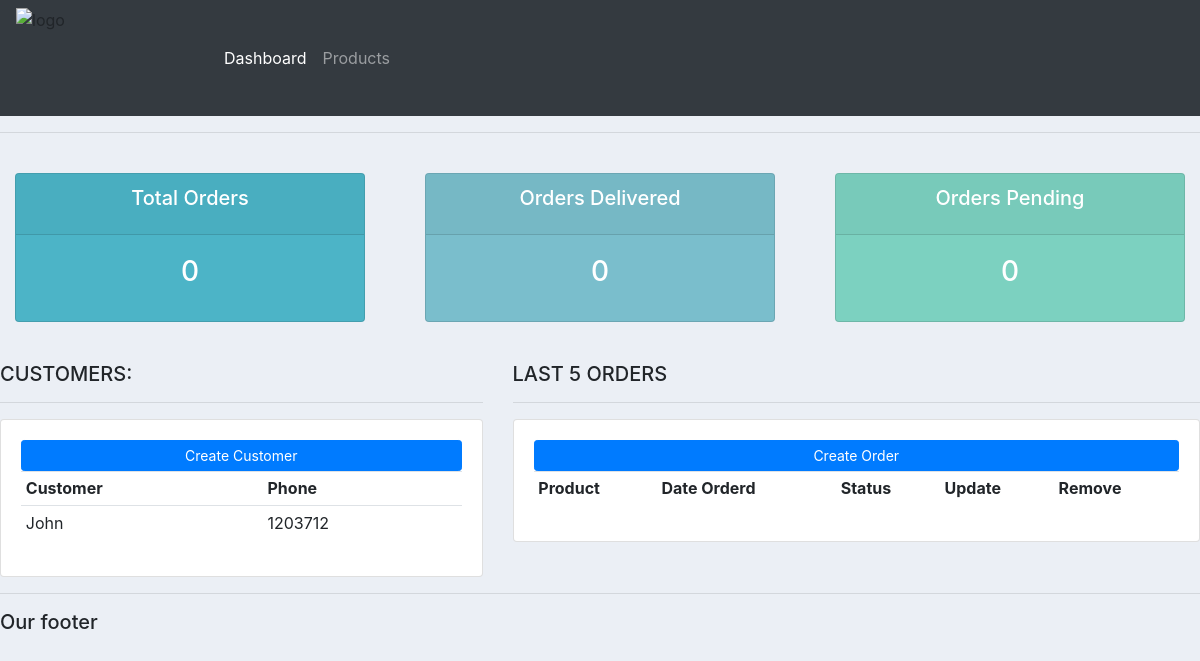
The app's page /, older data.
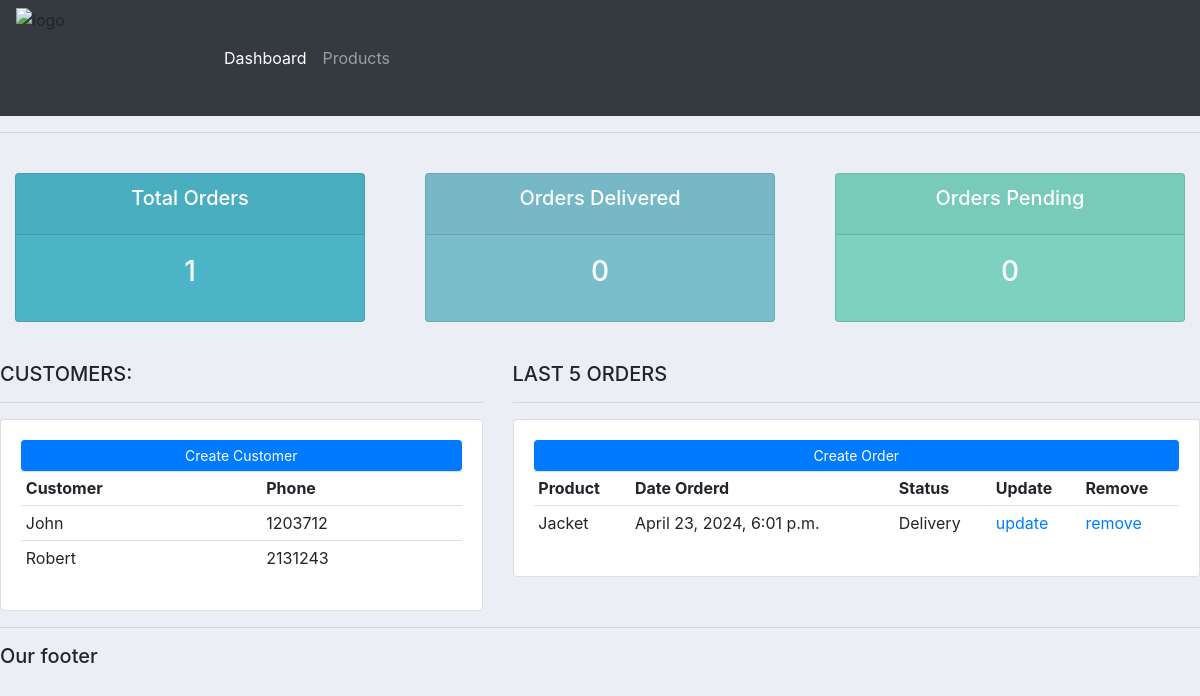
The same page, newer data.
### accounts/models.py (models this page shows, shortened)
class Customer(models.Model):
    name = models.CharField(max_length=200, null=True)
    phone = models.CharField(max_length=200, null=True)
    email = models.CharField(max_length=200, null=True)
    date_created = models.DateTimeField(auto_now_add=True, null=True)

class Order(models.Model):
    STATUS = (
        ('Pending', 'Pending'),
        ('Out for delivery', 'Out for delivery'),
        ('Delivered', 'Delivered'),
    )
    customer = models.ForeignKey(Customer, null=True, on_delete=models.SET_NULL)
    product = models.ForeignKey(Product, null=True, on_delete=models.SET_NULL)
    date_created = models.DateTimeField(auto_now_add=True)
    status = models.CharField(max_length=200, null=True, choices=STATUS)

class Product(models.Model):
    Category = (
        ('Indoor', 'Indoor'),
        ('Outdoor', 'Outdoor'),
        ('Delivery', 'Delivered'),
    )
    name = models.CharField(max_length=200, null=True)
    price = models.FloatField(null=True)
    category = models.CharField(max_length=200, null=True, choices=Category)
    description = models.CharField(max_length=200, null=True)
    date_created = models.DateTimeField(auto_now_add=True, null=True)
    tags = models.ManyToManyField(Tag)
    def __str__(self):
        return f'{self.name}'

### accounts/views.py (the view)
# urls.py: path('', views.home),
def home(request):
    customers = Customer.objects.all()
    orders = Order.objects.all()
    total_customers = customers.count()
    total_orders = orders.count()
    delivered = orders.filter(status = 'Delivered').count()
    pending = orders.filter(status = 'Pending').count()
    context = {'customers' : customers, 'orders' : orders, 'total_customers' : total_customers, 'total_orders' : total_orders, 'delivered' : delivered, 'pending': pending}
    return render(request, 'accounts/dashboard.html', context)

### crm/templates/accounts/dashboard.html
{%  extends 'accounts/main.html' %}
{% block content %}
{% include 'accounts/status.html'%}
<br>
<div class="row">
	<div class="col-md-5">
		<h5>CUSTOMERS:</h5>
		<hr>
		<div class="card card-body">
			<a class="btn btn-primary  btn-sm btn-block" href="">Create Customer</a>
			<table class="table table-sm">
				<tr>
					<th>Customer</th>
					<th>Phone</th>
				</tr>
				{% for i in customers %}
				<tr>
				    <td>{{i.name}}</td>
					<td>{{i.phone}}</td>
				</tr>
				{% endfor%}
			</table>
		</div>
	</div>
	<div class="col-md-7">
		<h5>LAST 5 ORDERS</h5>
		<hr>
		<div class="card card-body">
			<a class="btn btn-primary  btn-sm btn-block" href="">Create Order</a>
			<table class="table table-sm">
				<tr>
					<th>Product</th>
					<th>Date Orderd</th>
					<th>Status</th>
					<th>Update</th>
					<th>Remove</th>
				</tr>
		    {% for i in orders %}
			<tr>
				<td>{{i.product}}</td>
				<td>{{i.date_created}}</td>
				<td>{{i.status}}</td>
				<td><a href="">update</a></td>
				<td><a href="">remove</a></td>
			</tr>
			{% endfor %}
			</table>
		</div>
	</div>
</div>
{% endblock %}

Row changes from the older to the newer data that the page shows:
added Customer: name "Robert", phone "2131243"
added Order: product "Jacket", date_created "April 23, 2024, 6:01 p.m.", status "Delivery"
Text that changed along with them:
{{ total_orders }}: "0" → "1"
